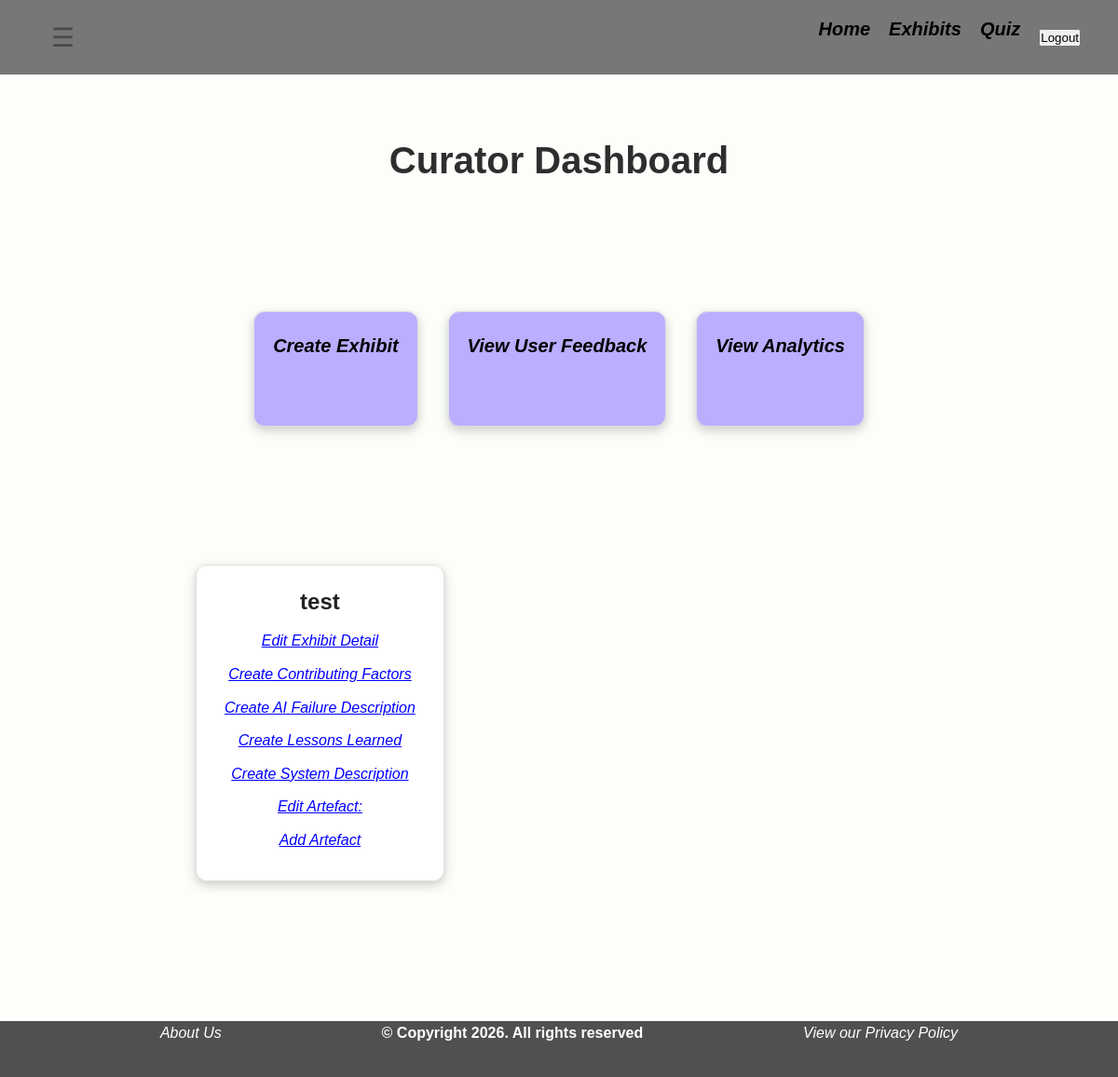
The app's page /curator_dashboard/ (signed in) with its own data.
### museumApp/models.py (models this page shows, shortened)
class Exhibit(models.Model):
    exhibitId = models.AutoField(db_column='exhibitId', primary_key=True)
    title = models.TextField(db_column='title', blank=True, null=False)
    domain = models.TextField(db_column='domain', blank=True, null=False)
    backgroundDeploymentContext = models.TextField(db_column='backgroundDeploymentContext', blank=True, null=False)
    intededUse = models.TextField(db_column='intededUse', blank=True, null=False)
    viewNumber = models.IntegerField(db_column='viewNumber', blank=True, null=False)
    class Meta:
        managed = True
        db_table = 'Exhibit'

class Artefact(models.Model):
    artefactId = models.AutoField(db_column='artefactId', primary_key=True)
    info = models.CharField(db_column='info', max_length=255, blank=True, null=False)
    artefactDate = models.DateField(db_column='artefactDate', blank=True, null=False)
    artefactObjectPath = models.ImageField(db_column='artefactObjectPath', blank=True, null=False, upload_to='ArtefactImages/')
    exhibitId = models.ForeignKey(Exhibit, on_delete=models.CASCADE)
    class Meta:
        managed = True
        db_table = 'Artefact'

### museumApp/decorators.py (the view)
    def wrapper(request, *args, **kwargs):
        if request.user.groups.filter(name='Curator').exists():
            return view_func(request, *args, **kwargs)
        return HttpResponseForbidden("You are not authorized to access this page.")

### museumApp/views_frontend.py (called while the page is built)
@login_required
@curator_required
def curator_dashboard(request):
        exhibits = Exhibit.objects.all()
        return render(request, 'pages/curator_dashboard.html', {"exhibits": exhibits})

### museumApp/templates/pages/curator_dashboard.html (shortened to what this page needs)
{% extends "base.html" %}
{% block content %}
<h1> Curator Dashboard</h1>
<section>
    <ul class="management-grid">
        <li class="management-card"><a href="{% url 'create_exhibit' %}">Create Exhibit</a></li>
        <li class="management-card"><a href="{% url 'home' %}">View User Feedback</a></li>
        <li class="management-card"><a href="{% url 'home'%}">View Analytics </a></li>
    </ul>
    {% if exhibits %}
        <ul class="curator-grid">
            {% for exhibit in exhibits %}
                <li class="curator-card">
                    <h2>{{ exhibit.title }}</h2>
                    <div class="curator-links">
                        <a href="{% url 'edit_exhibit_detail' exhibitId=exhibit.exhibitId %}">Edit Exhibit Detail</a>
                        {% if exhibit.contributingfactors %}
                            <a href="{% url 'edit_factors' exhibitId=exhibit.exhibitId %}">Edit Contributing Factors</a>
                        {% else %}
                            <a href="{% url 'create_factors' exhibitId=exhibit.exhibitId %}">Create Contributing Factors</a>
                        {% endif %}
                        {% if exhibit.failuredescription %}
                            <a href="{% url 'edit_failure' exhibitId=exhibit.exhibitId %}">Edit AI Failure Description</a>
                        {% else %}
                            <a href="{% url 'create_failure' exhibitId=exhibit.exhibitId %}">Create AI Failure Description</a>
                        {% endif %}
                        {% if exhibit.lessonslearned %}
                             <a href="{% url 'edit_lessons' exhibitId=exhibit.exhibitId %}">Edit Lessons Learned</a>
                        {% else %}
                             <a href="{% url 'create_lessons' exhibitId=exhibit.exhibitId %}">Create Lessons Learned</a>
                        {% endif %}
                        {% if exhibit.aisystemdescription %}
                             <a href="{% url 'edit_system' exhibitId=exhibit.exhibitId %}">Edit System Description</a>
                        {% else %}
                             <a href="{% url 'create_system' exhibitId=exhibit.exhibitId %}">Create System Description</a>
                        {% endif %}
                        {% for artefact in exhibit.artefact_set.all %}
                            <a href="{% url 'edit_artefact' exhibitId=exhibit.exhibitId artefactId=artefact.artefactId %}">
                                Edit Artefact: {{ artefact.title }}
                            </a>
                        {% empty %}
                            <span>No artefacts yet</span>
                        {% endfor %}
                        <a href="{% url 'create_artefact' exhibitId=exhibit.exhibitId %}">Add Artefact</a>
                    </div>
                </li>
            {% endfor %}
        </ul>
    {% else %}
        <p>No exhibits found.</p>
    {% endif %}
</section>
{% endblock %}

### museumApp/static/styles.css (style rules this page uses)
* { padding: 0; margin: 0; box-sizing: border-box; font-family: 'Poppins', sans-serif; }
body { margin-top: 60px; background-color: #FBFEF9; color: #251605; line-height: 1.6; padding: 80px; }
section { padding: 40px; text-align: center; margin: 40px; }
div a { margin-top: 30 px; text-align: center; text-decoration: none; display: block; color: #ffffff; font-style: italic; margin-bottom: 50px ; }
h1 { font-size: clamp(20px, 5vw, 40px); color: #2e2e2f; font-style: bold; text-align: center; }
h2 { font-size: 20px; color: #2f5aa8; margin-bottom: 20px; text-align: left; }
.management-grid { display: flex; justify-content: center; grid-template-columns: repeat(auto-fit, minmax(500px, 1fr)); padding: 50px; gap: 2rem; list-style: none; margin: 0 auto 3rem auto; max-width: 1400px; }
.management-card { background: rgb(186, 174, 255); border-radius: 12px; padding: 20px; border: 1px solid #e0e0e0; flex-direction: column; box-shadow: 0 4px 12px rgba(0, 0, 0, 0.2); font-weight: bold; font-size: 20px; }
.management-card a { color: black; }
.curator-grid { display: flex; grid-template-columns: repeat(auto-fit, minmax(400px, 1fr)); padding: 50px; gap: 2rem; list-style: none; margin: 0 auto; max-width: 1400px; }
.curator-card { background: white; border-radius: 12px; padding: 20px; border: 1px solid #e0e0e0; flex-direction: column; box-shadow: 0 4px 12px rgba(0, 0, 0, 0.2); }
.curator-links a { display: block; color: inherit; height: 100%; display: flex; flex-direction: column; text-decoration: underline; margin: 10px; color: blue; }
.curator-card h2 { margin: 0; text-decoration: none; font-size: 1.5rem; color: #222; text-align: center; }

### records on screen
Exhibit: title "test", shows "Create Contributing Factors", shows "Create AI Failure Description", shows "Create Lessons Learned", shows "Create System Description"
